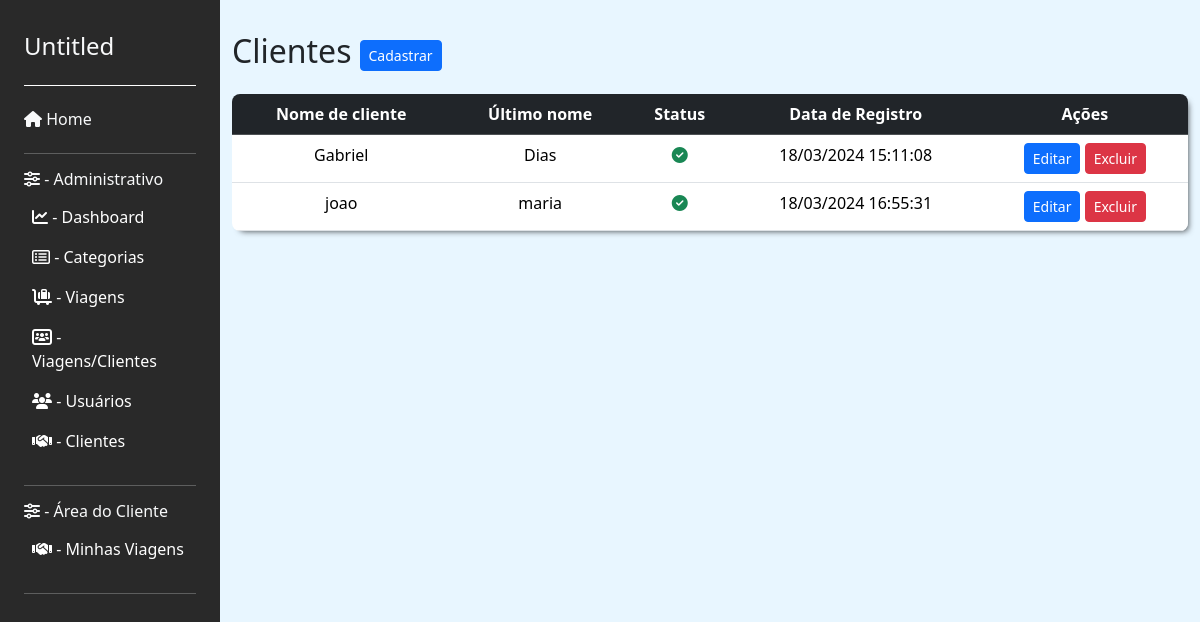
The page /user/listar_clientes/ (signed in) on the database its author committed.
### user/models.py (models this page shows, shortened)
class Cliente(models.Model):
    user = models.OneToOneField(User, on_delete=models.CASCADE)
    rg = models.CharField(max_length=20, blank=True, null=True)
    cpf = models.CharField(max_length=14, blank=True, null=True)
    telefone = models.CharField(max_length=15, blank=True, null=True)
    data_nascimento = models.DateField(null=False)
    GENERO_CHOICES = (
        ('M', 'Masculino'),
        ('F', 'Feminino'),
        ('O', 'Outro')
    )
    genero = models.CharField(max_length=1, choices=GENERO_CHOICES)
    update_at = models.DateTimeField(auto_now=True)
    created_at = models.DateTimeField(auto_now_add=True)

### user/views.py (the view)
# urls.py: path('listar_clientes/', listar_clientes, name='listar_clientes'),
def listar_clientes(request):
    clientes = Cliente.objects.all()
    return render(request, 'cliente/listar_clientes.html', {'clientes': clientes, **sidebar(request)})  # noqa

### trip/views.py (called while the page is built)
def sidebar(request):
    is_adm = request.user.groups.filter(name='ADM').exists()
    is_cliente = request.user.groups.filter(name='Cliente').exists()
    return {'is_adm': is_adm, 'is_cliente': is_cliente}

### user/templates/cliente/listar_clientes.html (shortened to what this page needs)
{% extends 'base.html' %}
{% block content %}
<div class="main-content" id="mainContent">
  <div class="d-flex align-items-center">
    <h2 class="me-2">Clientes</h2>
    <a href="{% url 'user:cadastrar_cliente' %}">
      <button class="btn btn-sm btn-primary">Cadastrar</button>
    </a>
  </div>
  <div class="table-container mt-3">
    <table class="table  text-center" style="margin-bottom: 0;">
      <thead class="table-dark">
        <tr>
          <th>Nome de cliente</th>
          <th>Último nome</th>
          <th>Status</th>
          <th>Data de Registro</th>
          <th>Ações</th>
        </tr>
      </thead>
      <tbody>
        {% for cliente in clientes %}
          <tr>
            <td>{{ cliente.user.first_name }}</td>
            <td>{{ cliente.user.last_name }}</td>
            <td>
              {% if cliente.user.is_active %}
                <i class="fa-solid fa-circle-check text-success"></i>
              {% else %}
                <i class="fa-solid fa-circle-xmark text-danger"></i>
              {% endif %}
            </td>
            <td>{{ cliente.user.date_joined|date:"d/m/Y H:i:s" }}</td>
            <td>
              <button type="button" class="btn btn-sm btn-primary" data-bs-toggle="modal" data-bs-target="#editModal{{ cliente.id }}">
                Editar
              </button>
              <button type="button" class="btn btn-sm btn-danger" data-bs-toggle="modal" data-bs-target="#deleteModal{{ cliente.id }}">
                Excluir
              </button>
            </td>
          </tr>
        {% endfor %}
      </tbody>
    </table>
  </div>
</div>
{% endblock content %}

### base_static/css/styles.css (style rules this page uses)
body { margin: 0; padding: 0; box-sizing: border-box; font-family: 'Arial', sans-serif; }
.table-container { border-radius: 8px; overflow: hidden; box-shadow: 4px 4px 6px -4px rgba(0,0,0,0.75); }
.main-content { transition: margin-left 0.3s ease; }

### rows shown on the page
Cliente: user.first_name "Gabriel", user.last_name "Dias", user.date_joined "18/03/2024 15:11:08"
Cliente: user.first_name "joao", user.last_name "maria", user.date_joined "18/03/2024 16:55:31"
